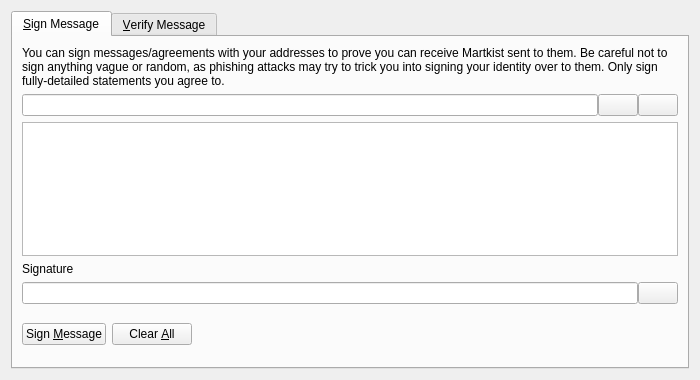
<?xml version="1.0" encoding="UTF-8"?>
<ui version="4.0">
 <class>SignVerifyMessageDialog</class>
 <widget class="QDialog" name="SignVerifyMessageDialog">
  <property name="geometry">
   <rect>
    <x>0</x>
    <y>0</y>
    <width>700</width>
    <height>380</height>
   </rect>
  </property>
  <property name="windowTitle">
   <string>Signatures - Sign / Verify a Message</string>
  </property>
  <property name="modal">
   <bool>true</bool>
  </property>
  <layout class="QVBoxLayout" name="verticalLayout">
   <item>
    <widget class="QTabWidget" name="tabWidget">
     <property name="currentIndex">
      <number>0</number>
     </property>
     <widget class="QWidget" name="tabSignMessage">
      <attribute name="title">
       <string>&amp;Sign Message</string>
      </attribute>
      <layout class="QVBoxLayout" name="verticalLayout_SM">
       <item>
        <widget class="QLabel" name="infoLabel_SM">
         <property name="text">
          <string>You can sign messages/agreements with your addresses to prove you can receive Martkist sent to them. Be careful not to sign anything vague or random, as phishing attacks may try to trick you into signing your identity over to them. Only sign fully-detailed statements you agree to.</string>
         </property>
         <property name="textFormat">
          <enum>Qt::PlainText</enum>
         </property>
         <property name="wordWrap">
          <bool>true</bool>
         </property>
        </widget>
       </item>
       <item>
        <layout class="QHBoxLayout" name="horizontalLayout_1_SM">
         <property name="spacing">
          <number>0</number>
         </property>
         <item>
          <widget class="QValidatedLineEdit" name="addressIn_SM">
           <property name="toolTip">
            <string>The Martkist address to sign the message with</string>
           </property>
          </widget>
         </item>
         <item>
          <widget class="QPushButton" name="addressBookButton_SM">
           <property name="toolTip">
            <string>Choose previously used address</string>
           </property>
           <property name="text">
            <string/>
           </property>
           <property name="shortcut">
            <string>Alt+A</string>
           </property>
           <property name="autoDefault">
            <bool>false</bool>
           </property>
          </widget>
         </item>
         <item>
          <widget class="QPushButton" name="pasteButton_SM">
           <property name="toolTip">
            <string>Paste address from clipboard</string>
           </property>
           <property name="text">
            <string/>
           </property>
           <property name="shortcut">
            <string>Alt+P</string>
           </property>
           <property name="autoDefault">
            <bool>false</bool>
           </property>
          </widget>
         </item>
        </layout>
       </item>
       <item>
        <widget class="QPlainTextEdit" name="messageIn_SM">
         <property name="toolTip">
          <string>Enter the message you want to sign here</string>
         </property>
        </widget>
       </item>
       <item>
        <widget class="QLabel" name="signatureLabel_SM">
         <property name="text">
          <string>Signature</string>
         </property>
         <property name="textFormat">
          <enum>Qt::PlainText</enum>
         </property>
        </widget>
       </item>
       <item>
        <layout class="QHBoxLayout" name="horizontalLayout_2_SM">
         <property name="spacing">
          <number>0</number>
         </property>
         <item>
          <widget class="QLineEdit" name="signatureOut_SM">
           <property name="font">
            <font>
             <italic>true</italic>
            </font>
           </property>
           <property name="readOnly">
            <bool>true</bool>
           </property>
          </widget>
         </item>
         <item>
          <widget class="QPushButton" name="copySignatureButton_SM">
           <property name="toolTip">
            <string>Copy the current signature to the system clipboard</string>
           </property>
           <property name="text">
            <string/>
           </property>
           <property name="autoDefault">
            <bool>false</bool>
           </property>
          </widget>
         </item>
        </layout>
       </item>
       <item>
        <layout class="QHBoxLayout" name="horizontalLayout_3_SM">
         <item>
          <widget class="QPushButton" name="signMessageButton_SM">
           <property name="toolTip">
            <string>Sign the message to prove you own this Martkist address</string>
           </property>
           <property name="text">
            <string>Sign &amp;Message</string>
           </property>
           <property name="autoDefault">
            <bool>false</bool>
           </property>
          </widget>
         </item>
         <item>
          <widget class="QPushButton" name="clearButton_SM">
           <property name="toolTip">
            <string>Reset all sign message fields</string>
           </property>
           <property name="text">
            <string>Clear &amp;All</string>
           </property>
           <property name="autoDefault">
            <bool>false</bool>
           </property>
          </widget>
         </item>
         <item>
          <spacer name="horizontalSpacer_1_SM">
           <property name="orientation">
            <enum>Qt::Horizontal</enum>
           </property>
           <property name="sizeHint" stdset="0">
            <size>
             <width>40</width>
             <height>48</height>
            </size>
           </property>
          </spacer>
         </item>
         <item>
          <widget class="QLabel" name="statusLabel_SM">
           <property name="font">
            <font>
             <weight>75</weight>
             <bold>true</bold>
            </font>
           </property>
           <property name="text">
            <string/>
           </property>
           <property name="wordWrap">
            <bool>true</bool>
           </property>
          </widget>
         </item>
         <item>
          <spacer name="horizontalSpacer_2_SM">
           <property name="orientation">
            <enum>Qt::Horizontal</enum>
           </property>
           <property name="sizeHint" stdset="0">
            <size>
             <width>40</width>
             <height>48</height>
            </size>
           </property>
          </spacer>
         </item>
        </layout>
       </item>
      </layout>
     </widget>
     <widget class="QWidget" name="tabVerifyMessage">
      <attribute name="title">
       <string>&amp;Verify Message</string>
      </attribute>
      <layout class="QVBoxLayout" name="verticalLayout_VM">
       <item>
        <widget class="QLabel" name="infoLabel_VM">
         <property name="text">
          <string>Enter the receiver's address, message (ensure you copy line breaks, spaces, tabs, etc. exactly) and signature below to verify the message. Be careful not to read more into the signature than what is in the signed message itself, to avoid being tricked by a man-in-the-middle attack. Note that this only proves the signing party receives with the address, it cannot prove sendership of any transaction!</string>
         </property>
         <property name="textFormat">
          <enum>Qt::PlainText</enum>
         </property>
         <property name="alignment">
          <set>Qt::AlignLeading|Qt::AlignLeft|Qt::AlignTop</set>
         </property>
         <property name="wordWrap">
          <bool>true</bool>
         </property>
        </widget>
       </item>
       <item>
        <layout class="QHBoxLayout" name="horizontalLayout_1_VM">
         <property name="spacing">
          <number>0</number>
         </property>
         <item>
          <widget class="QValidatedLineEdit" name="addressIn_VM">
           <property name="toolTip">
            <string>The Martkist address the message was signed with</string>
           </property>
          </widget>
         </item>
         <item>
          <widget class="QPushButton" name="addressBookButton_VM">
           <property name="toolTip">
            <string>Choose previously used address</string>
           </property>
           <property name="text">
            <string/>
           </property>
           <property name="shortcut">
            <string>Alt+A</string>
           </property>
           <property name="autoDefault">
            <bool>false</bool>
           </property>
          </widget>
         </item>
        </layout>
       </item>
       <item>
        <widget class="QPlainTextEdit" name="messageIn_VM"/>
       </item>
       <item>
        <widget class="QValidatedLineEdit" name="signatureIn_VM"/>
       </item>
       <item>
        <layout class="QHBoxLayout" name="horizontalLayout_2_VM">
         <item>
          <widget class="QPushButton" name="verifyMessageButton_VM">
           <property name="toolTip">
            <string>Verify the message to ensure it was signed with the specified Martkist address</string>
           </property>
           <property name="text">
            <string>Verify &amp;Message</string>
           </property>
           <property name="autoDefault">
            <bool>false</bool>
           </property>
          </widget>
         </item>
         <item>
          <widget class="QPushButton" name="clearButton_VM">
           <property name="toolTip">
            <string>Reset all verify message fields</string>
           </property>
           <property name="text">
            <string>Clear &amp;All</string>
           </property>
           <property name="autoDefault">
            <bool>false</bool>
           </property>
          </widget>
         </item>
         <item>
          <spacer name="horizontalSpacer_1_VM">
           <property name="orientation">
            <enum>Qt::Horizontal</enum>
           </property>
           <property name="sizeHint" stdset="0">
            <size>
             <width>40</width>
             <height>48</height>
            </size>
           </property>
          </spacer>
         </item>
         <item>
          <widget class="QLabel" name="statusLabel_VM">
           <property name="font">
            <font>
             <weight>75</weight>
             <bold>true</bold>
            </font>
           </property>
           <property name="text">
            <string/>
           </property>
           <property name="wordWrap">
            <bool>true</bool>
           </property>
          </widget>
         </item>
         <item>
          <spacer name="horizontalSpacer_2_VM">
           <property name="orientation">
            <enum>Qt::Horizontal</enum>
           </property>
           <property name="sizeHint" stdset="0">
            <size>
             <width>40</width>
             <height>48</height>
            </size>
           </property>
          </spacer>
         </item>
        </layout>
       </item>
      </layout>
     </widget>
    </widget>
   </item>
  </layout>
 </widget>
 <customwidgets>
  <customwidget>
   <class>QValidatedLineEdit</class>
   <extends>QLineEdit</extends>
   <header>qvalidatedlineedit.h</header>
  </customwidget>
 </customwidgets>
 <resources>
  <include location="../martkist.qrc"/>
 </resources>
 <connections/>
</ui>
